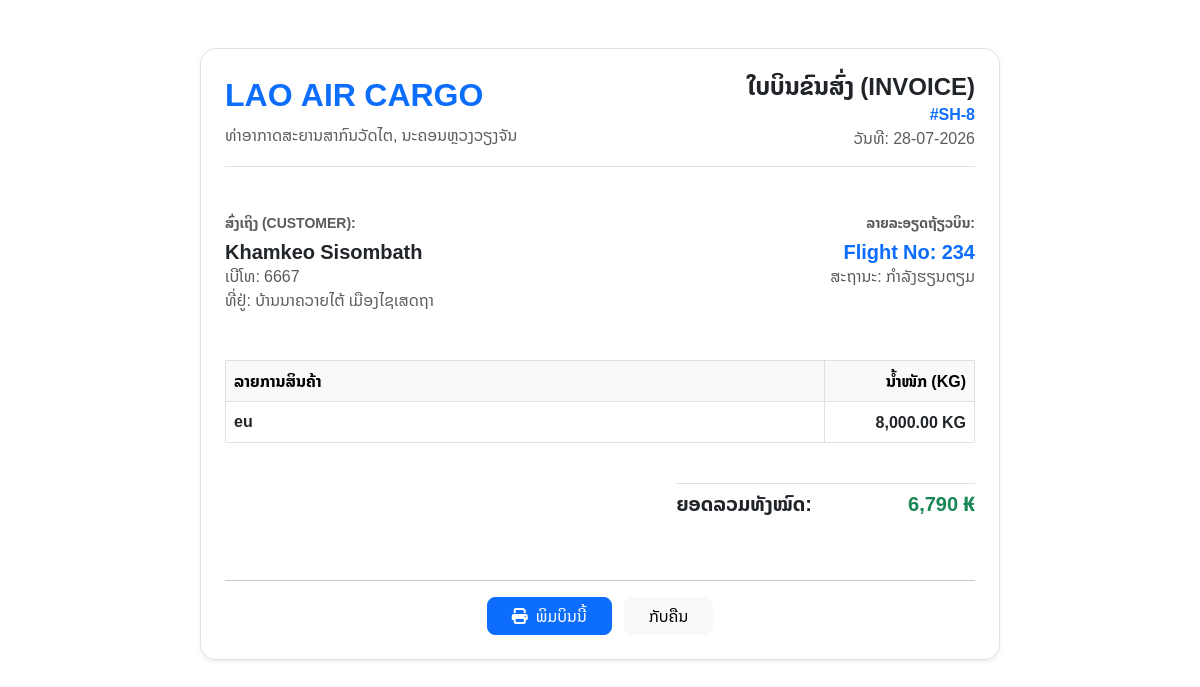
Screenshot of /invoice.php?id=8 with the database file from the repository.
### tables this page shows
CREATE TABLE `shipment` (
  `shipment_id` int(11) NOT NULL,
  `customer_id` int(11) DEFAULT NULL,
  `product_id` int(11) DEFAULT NULL,
  `flight_id` int(11) DEFAULT NULL,
  `shipment_date` date DEFAULT NULL,
  `status` varchar(50) DEFAULT NULL
);

CREATE TABLE `customer` (
  `customer_id` int(11) NOT NULL,
  `customer_name` varchar(50) NOT NULL,
  `phone` varchar(20) DEFAULT NULL,
  `email` varchar(50) DEFAULT NULL,
  `address` varchar(100) DEFAULT NULL
);

CREATE TABLE `flight` (
  `flight_id` int(11) NOT NULL,
  `airline_id` int(11) DEFAULT NULL,
  `flight_number` varchar(20) NOT NULL,
  `origin` varchar(100) DEFAULT NULL,
  `destination` varchar(100) DEFAULT NULL,
  `departure_time` datetime DEFAULT NULL,
  `arrival_time` datetime DEFAULT NULL
);

CREATE TABLE `product` (
  `product_id` int(11) NOT NULL,
  `product_name` varchar(100) NOT NULL,
  `weight` decimal(10,2) DEFAULT NULL,
  `quantity` int(11) DEFAULT NULL,
  `description` varchar(50) DEFAULT NULL,
  `category` varchar(100) DEFAULT 'ອື່ນໆ'
);

CREATE TABLE `payment` (
  `payment_id` int(11) NOT NULL,
  `shipment_id` int(11) DEFAULT NULL,
  `amount` decimal(10,2) DEFAULT NULL,
  `payment_date` date DEFAULT NULL
);

### invoice.php (the view, shortened to what this page needs)
<?php
include 'db.php';
$id = (int)($_GET['id'] ?? 1);
$res = mysqli_query($conn, "SELECT s.*, c.customer_name, c.phone, c.address, p.product_name, p.weight, f.flight_number
                            FROM shipment s
                            JOIN customer c ON s.customer_id = c.customer_id
                            JOIN product p ON s.product_id = p.product_id
                            JOIN flight f ON s.flight_id = f.flight_id
                            WHERE s.shipment_id = $id");
$data = mysqli_fetch_assoc($res);
$pay_res = mysqli_query($conn, "SELECT amount FROM payment WHERE shipment_id = $id");
$pay = mysqli_fetch_assoc($pay_res);
?>
<!DOCTYPE html>
<html lang="lo">
<head>
    <link href="https://cdn.jsdelivr.net/npm/bootstrap@5.3.0/dist/css/bootstrap.min.css" rel="stylesheet">
    <link rel="stylesheet" href="https://cdnjs.cloudflare.com/ajax/libs/font-awesome/6.4.0/css/all.min.css">
</head>
<body onload="window.print()">
<div class="container my-5 p-4 border rounded-4 shadow-sm" style="max-width: 800px;">
    <div class="d-flex justify-content-between align-items-center mb-5 border-bottom pb-3">
        <div>
            <h2 class="fw-bold text-primary">LAO AIR CARGO</h2>
            <p class="text-muted m-0">ທ່າອາກາດສະຍານສາກົນວັດໄຕ, ນະຄອນຫຼວງວຽງຈັນ</p>
        </div>
        <div class="text-end">
            <h4 class="fw-bold text-dark m-0">ໃບບິນຂົນສົ່ງ (INVOICE)</h4>
            <span class="text-primary fw-bold">#SH-<?= $data['shipment_id'] ?></span>
            <p class="text-muted m-0">ວັນທີ: <?= date('d-m-Y', strtotime($data['shipment_date'])) ?></p>
        </div>
    </div>
    <div class="row mb-5">
        <div class="col-6">
            <h6 class="fw-bold text-muted text-uppercase small">ສົ່ງເຖິງ (Customer):</h6>
            <h5 class="fw-bold text-dark m-0"><?= $data['customer_name'] ?></h5>
            <p class="text-muted m-0">ເບີໂທ: <?= $data['phone'] ?></p>
            <p class="text-muted m-0">ທີ່ຢູ່: <?= $data['address'] ?></p>
        </div>
        <div class="col-6 text-end">
            <h6 class="fw-bold text-muted text-uppercase small">ລາຍລະອຽດຖ້ຽວບິນ:</h6>
            <h5 class="fw-bold text-primary m-0">Flight No: <?= $data['flight_number'] ?></h5>
            <p class="text-muted m-0">ສະຖານະ: <?= $data['status'] ?></p>
        </div>
    </div>
    <table class="table table-bordered align-middle mb-4">
        <thead class="table-light">
            <tr>
                <th>ລາຍການສິນຄ້າ</th>
                <th class="text-end" style="width: 150px;">ນ້ຳໜັກ (KG)</th>
            </tr>
        </thead>
        <tbody>
            <tr>
                <td><h6 class="fw-bold m-0"><?= $data['product_name'] ?></h6></td>
                <td class="text-end fw-bold">
                    <?php
                    $weight = isset($data['weight']) && $data['weight'] !== '' ? (float)$data['weight'] : 0;
                    echo number_format($weight, 2) . ' KG';
                    ?>
                </td>
            </tr>
        </tbody>
    </table>
    <div class="row justify-content-end mb-5">
        <div class="col-5 text-end">
            <div class="d-flex justify-content-between border-bottom py-2">
            </div>
            <div class="d-flex justify-content-between py-2">
                <span class="h5 fw-bold text-dark">ຍອດລວມທັງໝົດ:</span>
                <span class="h5 fw-bold text-success"><?= number_format($pay['amount']) ?> ₭</span>
            </div>
        </div>
    </div>
    <div class="text-center no-print mt-4">
        <hr>
        <button class="btn btn-primary rounded-3 px-4" onclick="window.print()">
            <i class="fa-solid fa-print me-2"></i>ພິມບິນນີ້
        </button>
        <a href="shipment.php" class="btn btn-light rounded-3 px-4 ms-2">ກັບຄືນ</a>
    </div>
</div>
</body>
</html>

### invoice.php (style rules this page uses)
body { background-color: #fff; font-family: 'Noto Sans Lao', sans-serif; }

### rows the page displays
shipment: shipment_id "8", shipment_date "28-07-2026", customer.customer_name "Khamkeo Sisombath", customer.phone "6667", customer.address "ບ້ານນາຄວາຍໄຕ້ ເມືອງໄຊເສດຖາ", flight.flight_number "234", status "ກຳລັງຮຽນຕຽມ", product.product_name "eu", product.weight "8,000.00"
payment: amount "6,790"
